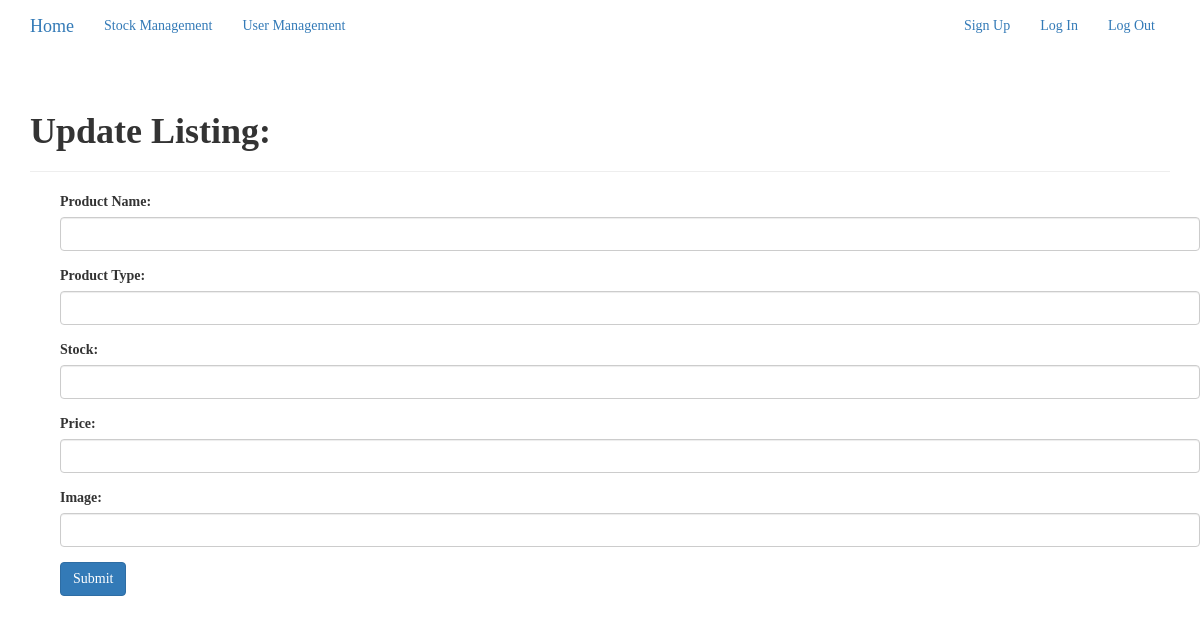
The app's page /update/2 (signed in), older data.
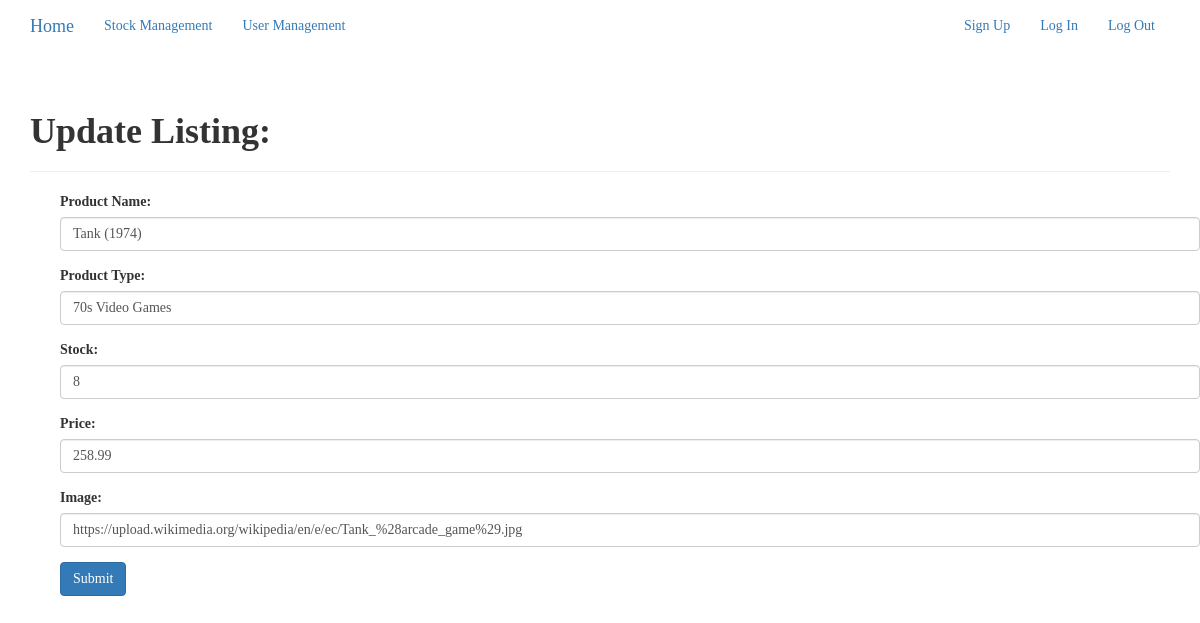
The same page, newer data.
### app/models.py (models this page shows, shortened)
class Products(db.Model):
    __tablename__ = 'Products'
    id = db.Column(db.Integer, primary_key=True)
    title = db.Column(db.String(256), unique=True, nullable=False)
    category = db.Column(db.String(64), nullable=False)
    stockAmount = db.Column(db.Integer)
    originalPrice = db.Column(db.Float)
    imgLink = db.Column(db.String(256), unique=True, nullable=False)

### app/app.py (the view)
@app.route('/update/<string:id>', methods=['GET', 'POST'])
@login_required
def update(id):
	update = Products.query.filter_by(id=id).first()
	if request.method == "POST":
		try:
			update.title = request.form['title']
			update.category = request.form['category']
			update.id = request.form['id']
			update.stockAmount = request.form['amount']
			update.originalPrice = request.form['price']
			update.imgLink = request.form['link']
			db.session.commit()
			return redirect(url_for('app.table'))
		except:
			return render_template('error.html')
	else:
		return render_template('update.html', update=update)

### app/models.py (called while the page is built)
@login_manager.user_loader
def load_user(user_id):
    return User.query.get(int(user_id))

### app/templates/update.html
{% extends "base.html" %}
{% block page_content %}
<div class="page-header">
    <h1><b>Update Listing:</b></h1>
</div>
<div class="container">
    <div class="container">
     <form action="{{url_for('app.update', id=update.id)}}" METHOD="POST">
      <div class="form-group">
        <label for="title">Product Name: </label>
        <input type="text" class="form-control" id="title" name="title" placeholder="{{update.title}}" value="{{update.title}}">
    </div>
 <div class="form-group">
    <label for="category">Product Type: </label>
    <input type="text" class="form-control" id="category" name="category" placeholder="{{update.category}}" value="{{update.category}}">
</div>
<div class="form-group">
    <label for="amount">Stock: </label>
    <input type="number" class="form-control" id="amount" name="amount" placeholder="{{update.stockAmount}}" value="{{update.stockAmount}}">
</div>
<div class="form-group">
    <label for="price">Price: </label>
    <input type="number" step="any" class="form-control" id="price" name="price" placeholder="{{update.originalPrice}}" value="{{update.originalPrice}}">
</div>
<div class="form-group">
    <label for="link">Image: </label>
    <input type="text" class="form-control" id="link" name="link" placeholder="{{update.imgLink}}" value="{{update.imgLink}}">
</div>
<button type="submit" class="btn btn-primary">Submit</button>
</form>
</div>
</div>
{% endblock %}

### app/templates/base.html (shortened to what this page needs)
{% extends "bootstrap/base.html" %}
{% block head %}
{{ super() }}
<link rel="stylesheet" type="text/css" href="{{ url_for('static', filename='style.css') }}">
{% endblock %}
{% block navbar %}
<div class="navbar navbar-dark" role="navigation">
  <div class="container">
    <div class="navbar-header">
      <a class="navbar-brand" href="{{url_for('app.index')}}">Home</a>
    </div>
    <div class="navbar-collapse collapse">
      <ul class="nav navbar-nav">
        <li><a href="{{url_for('app.table')}}">Stock Management</a></li>
        <li><a href="{{url_for('app.table')}}">User Management</a></li>
      </ul>
      <ul class="nav navbar-nav navbar-right">
        <li><a href="{{url_for('auth.signup')}}">Sign Up</a></li>
        <li><a href="{{url_for('auth.login')}}">Log In</a></li>
        <li><a href="{{url_for('auth.logout')}}">Log Out</a></li>
      </ul>
    </div>
  </div>
</div>
{% endblock %}
{% block content %}
<div class="container">
  {% block page_content %}{% endblock %}
</div>
{% endblock %}

### app/static/style.css (style rules this page uses)
* { font-family: Times New Roman; }

Row changes from the older to the newer data that the page shows:
now on this page (row edited): Products: title "Tank (1974)", category "70s Video Games", amount "8", price "258.99", link "https://upload.wikimedia.org/wikipedia/en/e/ec/Tank_%28arcade_game%29.jpg"
